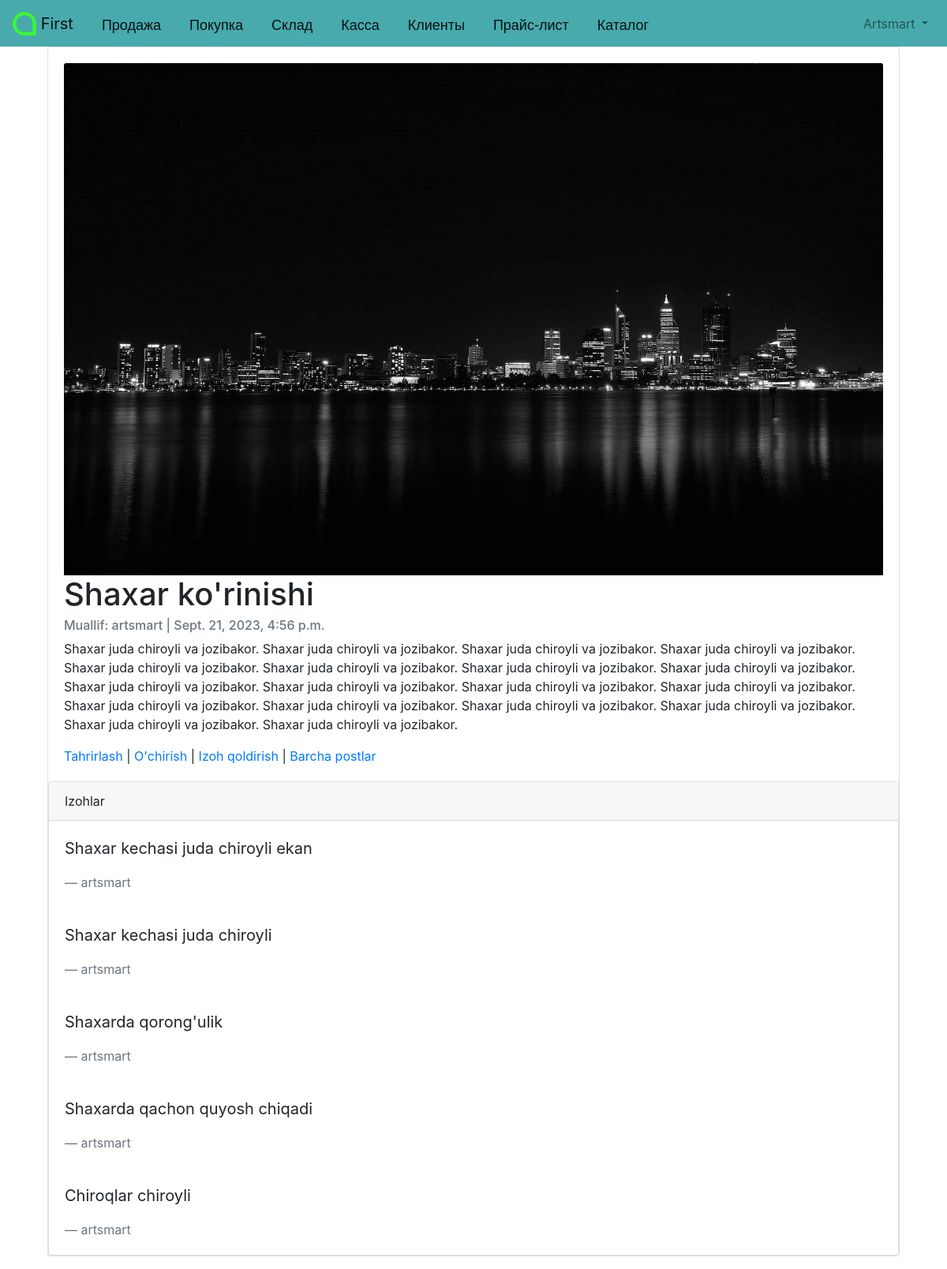
The app's page /articles/2/ (signed in) with its own data.
### accounts/models.py (models this page shows)
class CustomUser(AbstractUser):
    age = models.PositiveIntegerField(null=True, blank=True)

### articles/models.py (models this page shows, shortened)
class Article(models.Model):
    title = models.CharField(max_length=155)
    summary = models.CharField(max_length=200, blank=True)
    body = RichTextField()
    photo = models.ImageField(upload_to='images/', blank=True)
    date = models.DateTimeField(auto_now_add=True)
    author = models.ForeignKey(
        get_user_model(),
        on_delete=models.CASCADE,
    )

class Comment(models.Model):
    article = models.ForeignKey(Article, on_delete=models.CASCADE, related_name='comments')
    comment = models.CharField(max_length=150)
    author = models.ForeignKey(
        get_user_model(),
        on_delete=models.CASCADE,
    )
    def __str__(self):
        return self.comment

### articles/views.py (the view)
# urls.py: path('<int:pk>/', ArticleDetailView.as_view(), name="article_detail"),
class ArticleDetailView(LoginRequiredMixin, DetailView):
    model = Article
    template_name = 'article_detail.html'

### templates/article_detail.html (shortened to what this page needs)
{% extends 'base.html' %}
{% block content %}
    <div class="container-fluid">
        <div class="card">
            <div class="card-body">
                {% if object.photo %}
                    <img class="card-img-top" src="{{ object.photo.url }}" alt="{{ object.title }}">
                {% endif %}
                <h1 class="card-title">{{ object.title }}</h1>
                <h6 class="card-subtitle mb-2 text-muted">Muallif: {{ object.author }} | {{ object.date }} </h6>
                <p class="card-text">{{ object.body | safe }}</p>
                <a href="{% url 'article_edit' article.pk %}">Tahrirlash</a> |
                <a href="{% url 'article_delete' article.pk %}">O'chirish</a> |
                <a href="{% url 'article_comment' article.pk %}">Izoh qoldirish</a> |
                <a href="{% url 'article_list' %}">Barcha postlar</a>
            </div>
            <div class="card">
                <div class="card-header">Izohlar</div>
                {% for comment in article.comments.all %}
                    <div class="card-body">
                        <blockquote class="blockquote mb-0">
                            <p>{{ comment }}</p>
                            <footer class="blockquote-footer">{{ comment.author }}</footer>
                        </blockquote>
                    </div>
                {% endfor %}
            </div>
        </div>
    </div>
{% endblock content %}

### templates/base.html (shortened to what this page needs)
{% load static %}
<!DOCTYPE html>
<html lang="en">
<head>
    <link rel="stylesheet" href="https://cdn.jsdelivr.net/npm/bootstrap@4.5.3/dist/css/bootstrap.min.css">
</head>
    <body>
        <nav class="navbar navbar-expand-lg navbar-light" style="background-color: #48AAAD" id="bosh" >
            <a class="navbar-brand" href="/">
                <img src="/static/artel.png" width="30" height="30" class="d-inline-block align-top" alt="">
                First
            </a>
            <a class="navbar-brand" id="knopka" href="/">Продажа</a>
            <a class="navbar-brand" id="knopka" href="/">Покупка</a>
            <a class="navbar-brand" id="knopka" href="/">Склад</a>
            <a class="navbar-brand" id="knopka" href="/">Касса</a>
            <a class="navbar-brand" id="knopka" href="/">Клиенты</a>
            <a class="navbar-brand" id="knopka" href="/">Прайс-лист</a>
            <a class="navbar-brand" id="knopka" href="{% url 'product_catalog'%}">Каталог</a>
            <div class="collapse navbar-collapse" id="navbarSupportedContent">
                {% if user.is_authenticated %}
                    <ul class="navbar-nav ml-auto">
                        <li class="nav-item">
                            <a class="nav-link dropdown-toggle" href="#"
                                id="navbarDropdown" role="button" data-toggle="dropdown"
                                aria-haspopup="true" aria-expanded="false">
                                {{ user.username | title }}
                            </a>
                        </li>
                    </ul>
                {% else %}
                    <form class="form-inline ml-auto">
                        <a href="{% url 'login' %}" class="btn btn-outline-light">Kirish</a>
                        <a href="{% url 'signup' %}" class="btn btn-primary ml-2">Ro'yxatdan o'tish</a>
                    </form>
                {% endif %}
            </div>
        </nav>
        <main>
        <div class="container">
            {% block content %}
            {% endblock content %}
        </div>
        </main>
    </body>
</html>

### templates/base.html (style rules this page uses)
#knopka { margin-top: 6; padding-left: 20; font-family: arial; font-size: 18px; }

### records on screen
CustomUser: username "Artsmart"
Article: photo (picture), title "Shaxar ko'rinishi", author "artsmart", date "Sept. 21, 2023, 4:56 p.m.", body "Shaxar juda chiroyli va jozibakor. Shaxar juda chiroyli va jozibakor. Shaxar juda chiroyli va jozibakor. Shaxar juda chiroyli va jozibakor. Shaxar juda chiroyli va jozibakor. Shaxar juda chiroyli va jozibakor. Shaxar juda chiroyli va jozibakor. Shaxar juda chiroyli va jozibakor. Shaxar juda chiroyli va jozibakor. Shaxar juda chiroyli va jozibakor. Shaxar juda chiroyli va jozibakor. Shaxar juda chiroyli va jozibakor. Shaxar juda chiroyli va jozibakor. Shaxar juda chiroyli va jozibakor. Shaxar juda chiroyli va jozibakor. Shaxar juda chiroyli va jozibakor. Shaxar juda chiroyli va jozibakor. Shaxar juda chiroyli va jozibakor."
Comment: comment "Shaxar kechasi juda chiroyli ekan", author "artsmart"
Comment: comment "Shaxar kechasi juda chiroyli", author "artsmart"
Comment: comment "Shaxarda qorong'ulik", author "artsmart"
Comment: comment "Shaxarda qachon quyosh chiqadi", author "artsmart"
Comment: comment "Chiroqlar chiroyli", author "artsmart"
